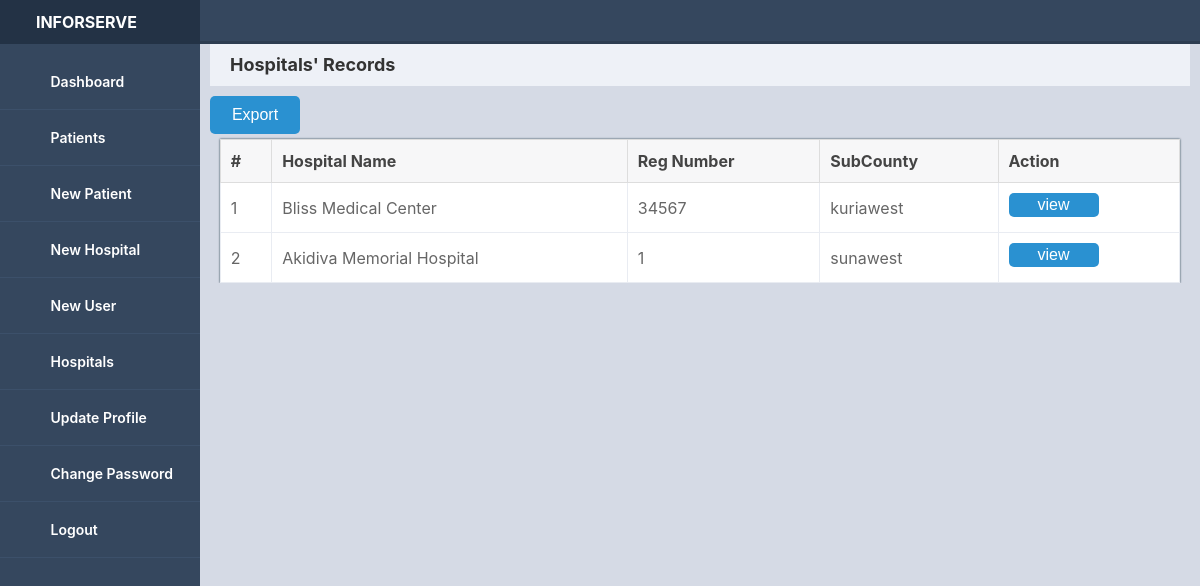
Screenshot of /manage-hospitals.php (signed in) with the database file from the repository.
### tables this page shows
CREATE TABLE `hospitals` (
  `id` bigint(20) UNSIGNED NOT NULL,
  `hospital_name` varchar(255) NOT NULL,
  `reg_number` int(11) NOT NULL,
  `subcounty` varchar(255) NOT NULL,
  `created_at` varchar(50) DEFAULT NULL
);

### manage-hospitals.php (the view, shortened to what this page needs)
<?php
    include('includes/dbconnection.php');
    if (strlen($_SESSION['sessionid']==0))
    {
        header('location:logout.php');
    }
    else
    {
        function fetch_hospital()
        {
            global $con,$userid,$hospitalID;
            $sql = "SELECT * FROM hospitals ORDER BY id DESC";
            $res_data = mysqli_query($con,$sql);
            $count = 0;
            while( $row = mysqli_fetch_assoc($res_data))
            {
                $hospitalID = $row['id'];
                $name = $row['hospital_name'];
                $regnumber = $row['reg_number'];
                $subcounty = $row['subcounty'];
                $count = $count+1;
                ?>
                <tr>
                    <td data-label="Serial"><?php echo $count ?></td>
                    <td data-label="name"><?php echo $name?></td>
                    <td data-label="identification"><?php echo $regnumber?></td>
                    <td data-label="gender"><?php echo $subcounty?></td>
                 <td data-label="action"><a href="single-hospital.php?hospital_id=<?php echo $hospitalID ?>"><button style="padding:3px;">view</button></a></td>
                </tr>
                <?php
            }
        }
        ?>
    <?php include 'includes/header.php';?>
        <div class="main-content">
            <div class="title">
                Hospitals' Records
            </div>
            <div class="main">
                <a href="hospital-pdf.php" class="right"><button>Export</button> </a>
                <table class="table">
                    <thead>
                        <th>#</th>
                        <th>Hospital Name</th>
                        <th>Reg Number</th>
                        <th>SubCounty</th>
                        <th>Action</th>
                    </thead>
                    <tbody>
                        <?php
                        fetch_hospital();
                        ?>
                    </tbody>
                </table>
            </div>
        </div>
        <?php include_once('includes/footer.php');?>
        <?php
    }
    ?>

### css/main.css (style rules this page uses)
* { box-sizing: border-box; }
body { margin: 0; padding: 0; font-family: 'Source Sans Pro', sans-serif; background-color: #d5dae5; -webkit-font-smoothing: antialiased; -moz-osx-font-smoothing: grayscale; }
.main-content { padding: 40px; margin-top: 0; padding: 10px; padding-top: 44px; height: 100%; overflow: scroll; }
.main-content .title { background-color: #eef1f7; padding: 10px 20px; font-weight: 700; color: #333; font-size: 18px; }
@media screen and (min-width: 600px) { .main-content { margin-left: 70px; } }
@media screen and (min-width: 800px) { .main-content { margin-left: 200px; } }
.main { display: flex; flex-flow: row wrap; overflow: hidden; }
.table { padding: 10px; border-collapse: collapse; width: 98%; margin-left: 1%; margin-left: 1%; padding: 20px; border-radius: 0px; background: #fff; box-shadow: 0 0 2px 0 #253b49; }
.table th { padding: 10px 10px; text-align: left; }
.table thead th { border: 1px solid #ddd; font-size: 16px; color: #000; border: 1px solid #ddd; background: #f7f7f8; border-color: #ddd; color: #444444; }
.table tbody td { border: 1px solid #e9ecf2; font-size: 16px; margin-left: 0px; padding: 10px; }
.table tbody tr td :nth-child(1) { text-align: center!important; }
.table tbody tr td { text-align: left; }

### css/forms.css (style rules this page uses)
div, form, input, select, p { padding: 0; margin: 0; margin-bottom: 10px; width: -webkit-fill-available; outline: none; font-family: -apple-system, BlinkMacSystemFont, "segoe ui", roboto, oxygen, ubuntu, cantarell, "fira sans", "droid sans", "helvetica neue", Arial, sans-serif; color: #666; line-height: 22px; }
.item:hover p, .item:hover i, .question:hover p, .question label:hover, input:hover, a { color: #070808; }
button { width: 90px; padding: 10px; border: none; border-radius: 5px; background: #2a91d1; font-size: 16px; color: #fff; cursor: pointer; margin-bottom: 5px; }

### rows the page displays
hospitals: hospital_name "Bliss Medical Center", reg_number "34567", subcounty "kuriawest"
hospitals: hospital_name "Akidiva Memorial Hospital", reg_number "1", subcounty "sunawest"
